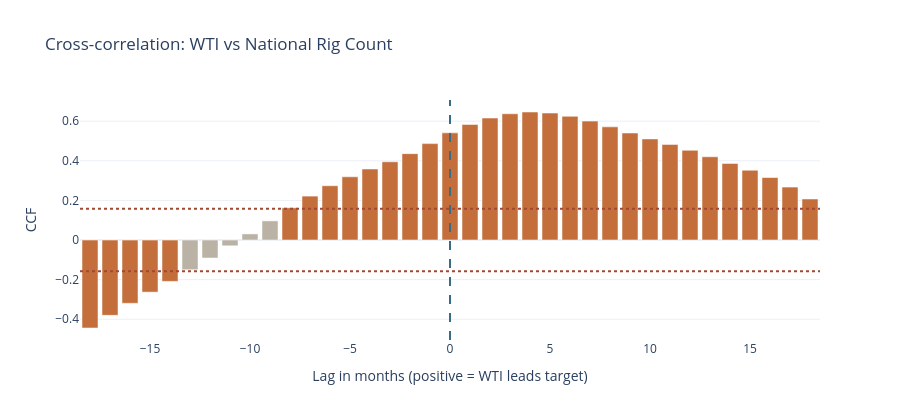

This figure's notebook cell:
### Markdown cell above
## Summary Fields

The summary table reports one peak correlation result and one peak regression result for each target series.

- `peak_ccf_lag`: lag with the largest absolute cross-correlation
- `peak_ccf`: correlation at that lag
- `ccf_significant`: whether the peak absolute correlation exceeds the simple 95% confidence band
- `best_reg_lag`: lag with the largest regression `R^2`
- `best_beta`: slope coefficient from `target_(t+k) ~ WTI_t`
- `best_r_squared`: fraction of target variance explained at that lag
- `best_t_stat`: standardized slope estimate for that lagged regression

The key interpretation points are the sign and size of the best lag, and whether the associated correlation and regression fit are economically meaningful.

### Code cell
plot_ccf(lead_lag_results["rig_count"]["ccf"], lead_lag_results["rig_count"]["label"])

### Figure 1 — Plotly figure (JSON) as saved in the notebook; plotly's stock layout.template omitted (floating-point values rounded to 4 significant figures)
{"data": [{"marker": {"color": ["#c46f3b", "#c46f3b", "#c46f3b", "#c46f3b", "#c46f3b", "#b9b2a5", "#b9b2a5", "#b9b2a5", "#b9b2a5", "#b9b2a5", "#c46f3b", "#c46f3b", "#c46f3b", "#c46f3b", "#c46f3b", "#c46f3b", "#c46f3b", "#c46f3b", "#c46f3b", "#c46f3b", "#c46f3b", "#c46f3b", "#c46f3b", "#c46f3b", "#c46f3b", "#c46f3b", "#c46f3b", "#c46f3b", "#c46f3b", "#c46f3b", "#c46f3b", "#c46f3b", "#c46f3b", "#c46f3b", "#c46f3b", "#c46f3b", "#c46f3b"]}, "name": "CCF", "type": "bar", "x": [-18, -17, -16, -15, -14, -13, -12, -11, -10, -9, -8, -7, -6, -5, -4, -3, -2, -1, 0, 1, 2, 3, 4, 5, 6, 7, 8, 9, 10, 11, 12, 13, 14, 15, 16, 17, 18], "y": [-0.4441, -0.3801, -0.3194, -0.263, -0.2089, -0.15, -0.09088, -0.02908, 0.03086, 0.09665, 0.1627, 0.2217, 0.2741, 0.3192, 0.3586, 0.395, 0.4362, 0.4867, 0.541, 0.5834, 0.6159, 0.6374, 0.6463, 0.641, 0.6246, 0.6004, 0.5714, 0.5403, 0.5104, 0.4826, 0.453, 0.4203, 0.3867, 0.3524, 0.3155, 0.2674, 0.2073]}], "layout": {"height": 420, "shapes": [{"line": {"color": "#a34831", "dash": "dot"}, "type": "line", "x0": 0, "x1": 1, "xref": "x domain", "y0": 0.1574, "y1": 0.1574, "yref": "y"}, {"line": {"color": "#a34831", "dash": "dot"}, "type": "line", "x0": 0, "x1": 1, "xref": "x domain", "y0": -0.1574, "y1": -0.1574, "yref": "y"}, {"line": {"color": "#356c86", "dash": "dash"}, "type": "line", "x0": 0, "x1": 0, "xref": "x", "y0": 0, "y1": 1, "yref": "y domain"}], "title": {"text": "Cross-correlation: WTI vs National Rig Count"}, "xaxis": {"title": {"text": "Lag in months (positive = WTI leads target)"}}, "yaxis": {"title": {"text": "CCF"}}}}
